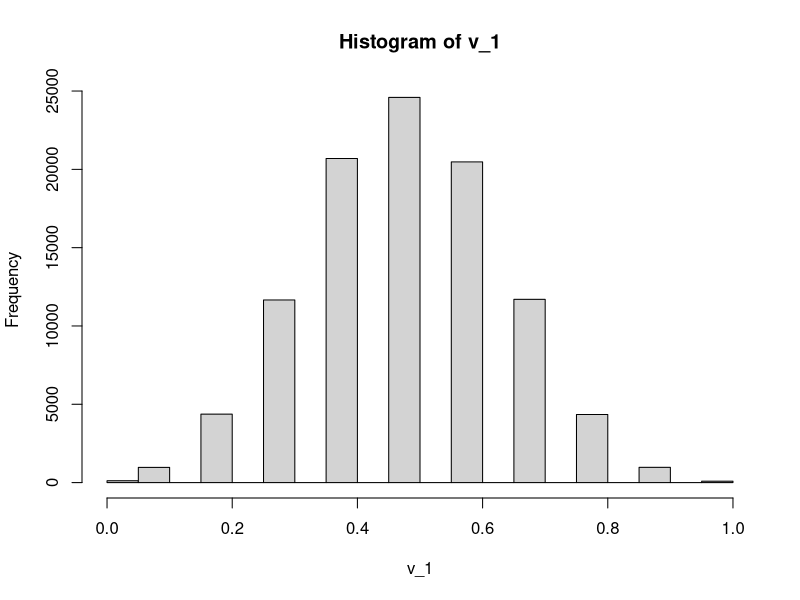
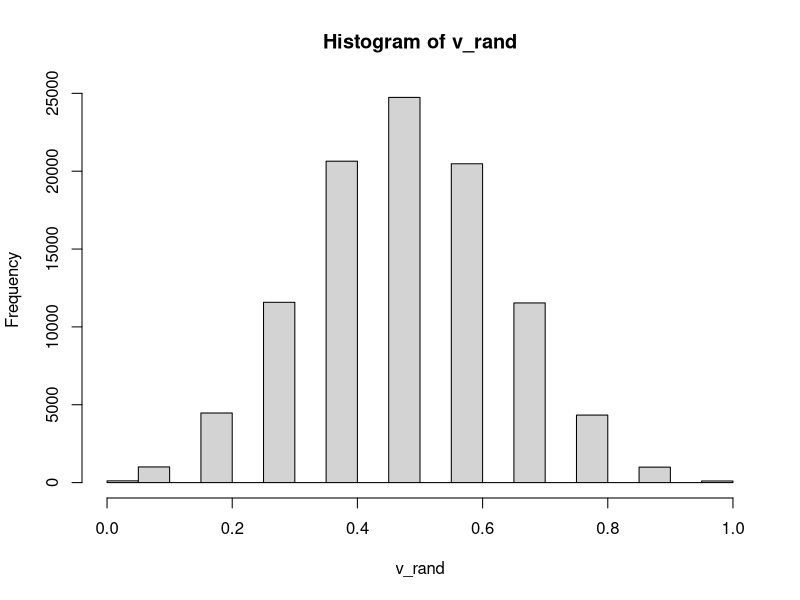
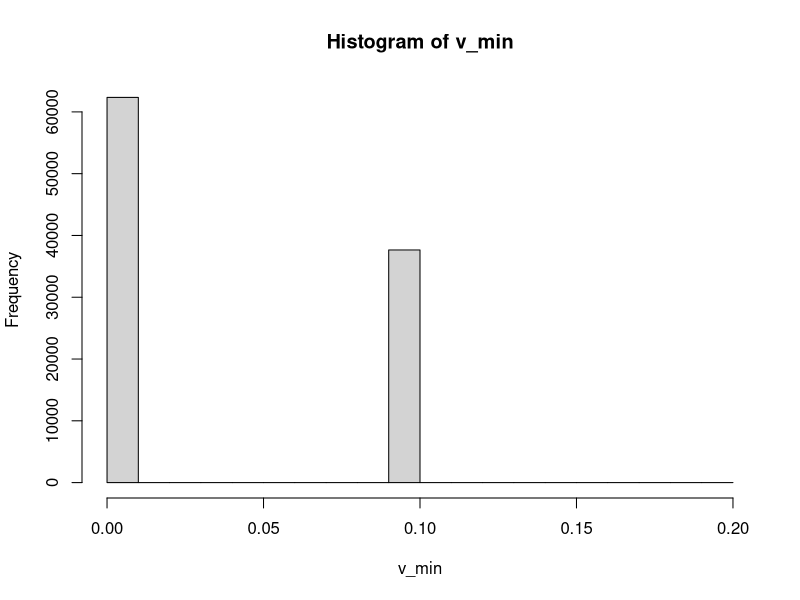
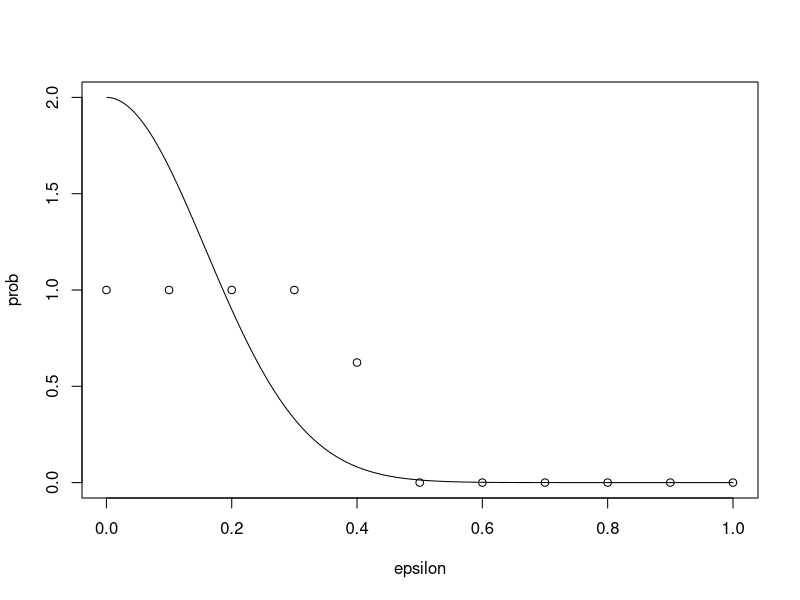
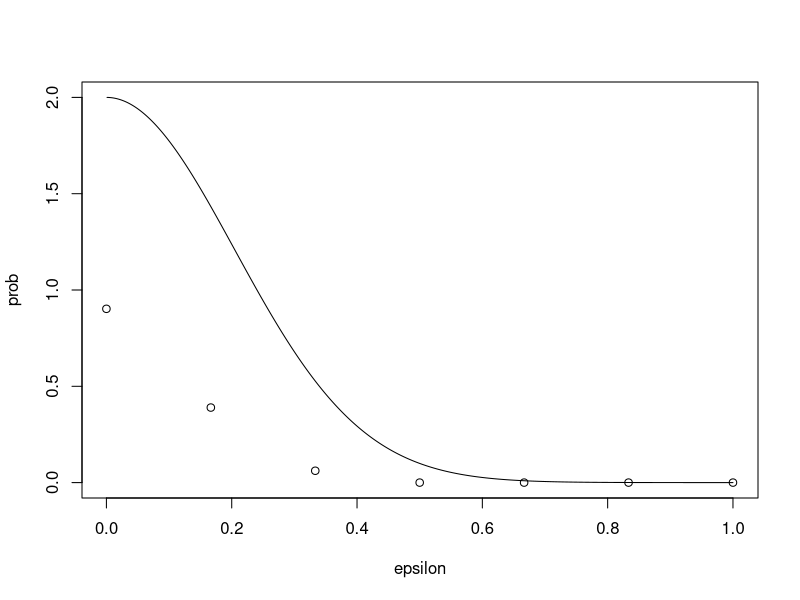

Recreate these plots in R, in order.
## ---- chunk 1
v_1 = integer(100000)
v_rand = integer(100000)
v_min = integer(100000)
## ---- chunk 2
for (i in 1:100000) {
  coins <- matrix(sample(0:1, 1000 * 10, replace = T), 1000)
  means = rowMeans(coins)
  v_1[i] <- means[1]
  v_rand[i] <- means[sample(1:1000, 1)]
  v_min[i] <- min(means)
}
## ---- chunk 3
hist(v_1)
hist(v_rand)
hist(v_min)
## ---- chunk 4
estim <- function(thresh) {
  mean(abs(v_min - 0.5) > thresh)
}

hoeff = function(x){2 * exp(-2 * x*x * 10)}


epsilon <- (1:1000)/1000
prob <- hoeff((1:1000)/1000)
plot(epsilon, prob, type = 'l')
points((0:10)/10, sapply((0:10)/10, estim))
## ---- chunk 5
hoeff = function(x){2 * exp(-2 * x*x * 6)}
epsilon <- (1:1000)/1000
prob <- hoeff((1:1000)/1000)
plot(epsilon, prob, type = 'l')
points(c(0, 1/6, 2/6, 3/6, 4/6, 5/6, 6/6), c(0.9023, 0.3896, 0.0615, 0, 0, 0,0))
